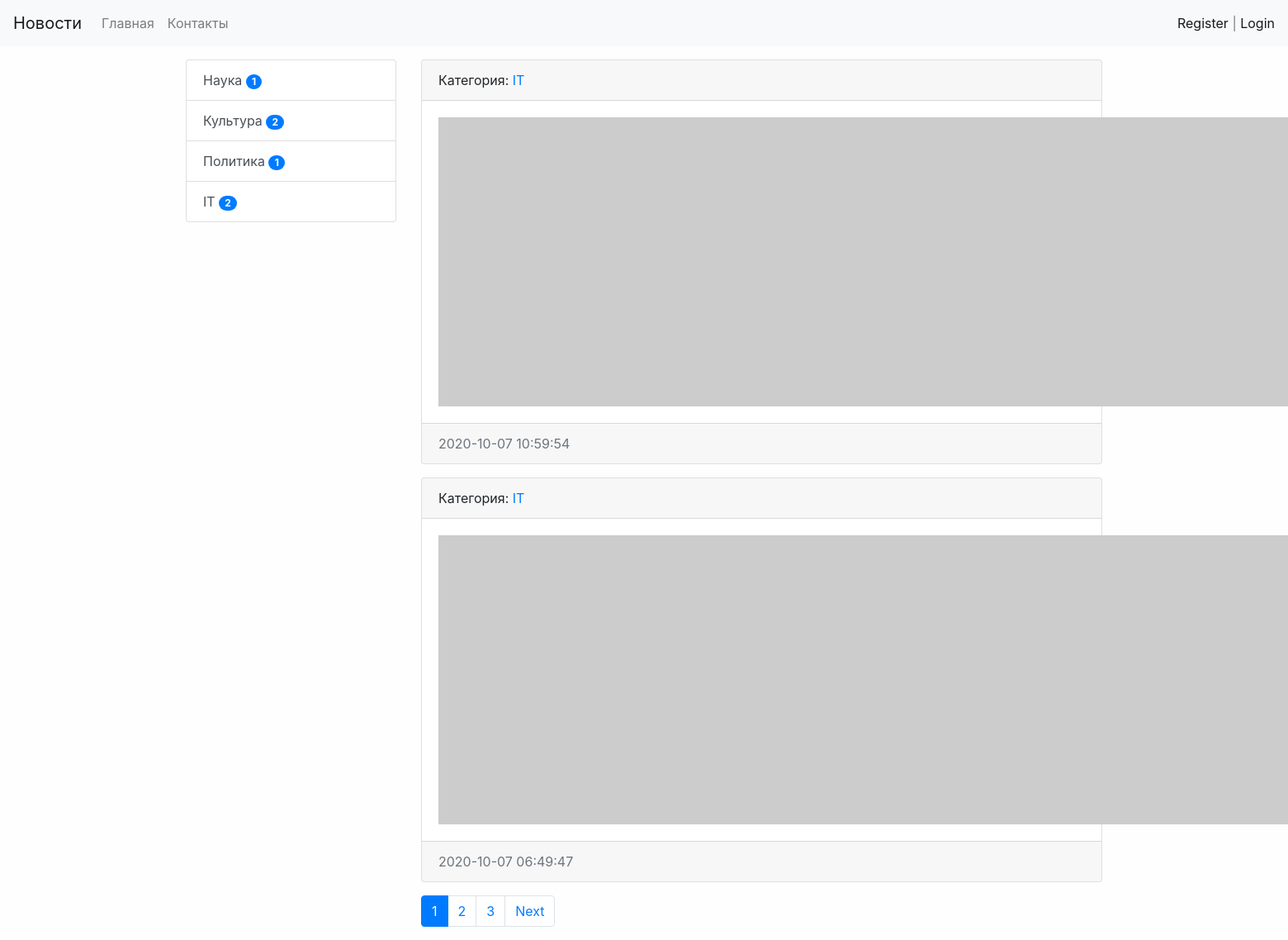
The page / on the database its author committed.
### news/models.py (models this page shows, shortened)
class Category(models.Model):
    title = models.CharField(max_length=150, db_index=True, verbose_name='Наименование категории')
    def get_absolute_url(self):
        return reverse('category', kwargs={"category_id": self.pk})
    def __str__(self):
        return self.title
    class Meta:
        verbose_name = 'Категория'
        verbose_name_plural = 'Категории'
        ordering = ['title']

class News(models.Model):
    title = models.CharField(max_length=150, verbose_name='Наименование')
    content = models.TextField(blank=True, verbose_name='Контент')
    created_at = models.DateTimeField(auto_now_add=True, verbose_name='Дата публикации')
    updated_at = models.DateTimeField(auto_now=True, verbose_name='Обновлено')
    photo = models.ImageField(upload_to='photos/%Y/%m/%d/', verbose_name='Фото', blank=True)
    is_published = models.BooleanField(default=True, verbose_name='Опубликовано')
    category = models.ForeignKey('Category', on_delete=models.PROTECT, verbose_name='Категория')
    views = models.IntegerField(default=0)
    def get_absolute_url(self):
        return reverse('view_news', kwargs={"pk": self.pk})
    class Meta:
        verbose_name = 'Новость'
        verbose_name_plural = 'Новости'
        ordering = ['-created_at']

### news/views.py (the view)
# urls.py: path('', cache_page(60)(HomeNews.as_view()), name='home'),
class HomeNews(ListView):
    model = News
    template_name = 'news/home_news_list.html'
    context_object_name = 'news'
    paginate_by = 2
    def get_context_data(self, *, object_list=None, **kwargs):
        context = super().get_context_data(**kwargs)
        context['title'] = 'Главная страница'
        return context
    def get_queryset(self):
        return News.objects.filter(is_published=True).select_related('category')

### news/templatetags/news_tags.py (called while the page is built)
@register.inclusion_tag('news/list_categories.html')
def show_categories():
    categories = Category.objects.annotate(cnt=Count('news', filter=F('news__is_published'))).filter(cnt__gt=0)
    return {"categories": categories}

### news/templates/news/home_news_list.html (shortened to what this page needs)
{% extends 'base.html' %}
{% block sidebar %}
{% include 'inc/_sidebar.html' %}
{% endblock %}
{% block content %}
{% for item in news %}
<div class="card mb-3">
    <div class="card-header">
        Категория: <a href="{{ item.category.get_absolute_url }}">{{ item.category }}</a>
    </div>
    <div class="card-body">
        <div class="media">
            {% if item.photo %}
            <img src="{{ item.photo.url }}" alt="" width="350" class="mr-3">
            {% else %}
            <img src="https://picsum.photos/id/1060/350/235/?blur=2" alt="" class="mr-3">
            {% endif %}
        </div>
    </div>
    <div class="card-footer text-muted">
        {{ item.created_at|date:"Y-m-d H:i:s" }}
    </div>
</div>
{% endfor %}
{% endblock %}

### templates/base.html (shortened to what this page needs)
{% load static %}
<!doctype html>
<html lang="en">
<head>
    <link rel="stylesheet" href="{% static 'bootstrap/css/bootstrap.min.css' %}">
    <link rel="stylesheet" href="{% static 'css/style.css' %}">
</head>
<body>
{% include 'inc/_nav.html' %}
<div class="container mt-3">
    <div class="row">
        <div class="col-md-3">
            {% load cache %}
            {% block sidebar %}SIDEBAR{% endblock %}
        </div>
        <div class="col-md-9">
            {% block content %}CONTENT{% endblock %}
            {% if page_obj.has_other_pages %}
            <nav aria-label="...">
                <ul class="pagination">
                    {% for p in page_obj.paginator.page_range %}
                    {% if page_obj.number == p %}
                    <li class="page-item active" aria-current="page">
                        <a class="page-link" href="?page={{ p }}">{{ p }} <span class="sr-only">(current)</span></a>
                    </li>
                    {% elif p > page_obj.number|add:-3 and p < page_obj.number|add:3 %}
                    <li class="page-item">
                        <a class="page-link" href="?page={{ p }}">{{ p }}</a>
                    </li>
                    {% endif %}
                    {% endfor %}
                    {% if page_obj.has_next %}
                    <li class="page-item">
                        <a class="page-link" href="?page={{ page_obj.next_page_number }}">Next</a>
                    </li>
                    {% endif %}
                </ul>
            </nav>
            {% endif %}
        </div>
    </div>
</div>
</body>
</html>

### templates/inc/_nav.html (shortened to what this page needs)
<nav class="navbar navbar-expand-lg navbar-light bg-light">
    <a class="navbar-brand" href="{% url 'home' %}">Новости</a>
    <div class="collapse navbar-collapse" id="navbarSupportedContent">
        <ul class="navbar-nav mr-auto">
            <li class="nav-item"><a class="nav-link" href="{% url 'home' %}">Главная</a></li>
            <li class="nav-item"><a class="nav-link" href="{% url 'contact' %}">Контакты</a></li>
        </ul>
        <span class="navbar-text">
            {% if request.user.is_authenticated %}
            Добро пожаловать, {{ user.username }} | <a href="{% url 'logout' %}">Выход</a>
            {% else %}
            <a href="{% url 'register' %}">Register</a> | <a href="{% url 'login' %}">Login</a>
            {% endif %}
        </span>
    </div>
</nav>

### templates/inc/_sidebar.html
{% load news_tags %}
{% show_categories %}

### news/templates/news/list_categories.html
<div class="list-group">
    {% for item in categories %}
    <a href="{{ item.get_absolute_url }}" class="list-group-item list-group-item-action">{{ item.title }} <span class="badge badge-primary badge-pill">{{ item.cnt }}</span></a>
    {% endfor %}
</div>

### mysite/static/css/style.css (style rules this page uses)
body { background-color: #fefefe; }

### rows shown on the page
Category: title "Наука", cnt "1"
Category: title "Культура", cnt "2"
Category: title "Политика", cnt "1"
Category: title "IT", cnt "2"
News: category "IT", created_at "2020-10-07 10:59:54"
News: category "IT", created_at "2020-10-07 06:49:47"

### other values the page prints
{{ p }} "1"
{{ p }} "2" "3"
